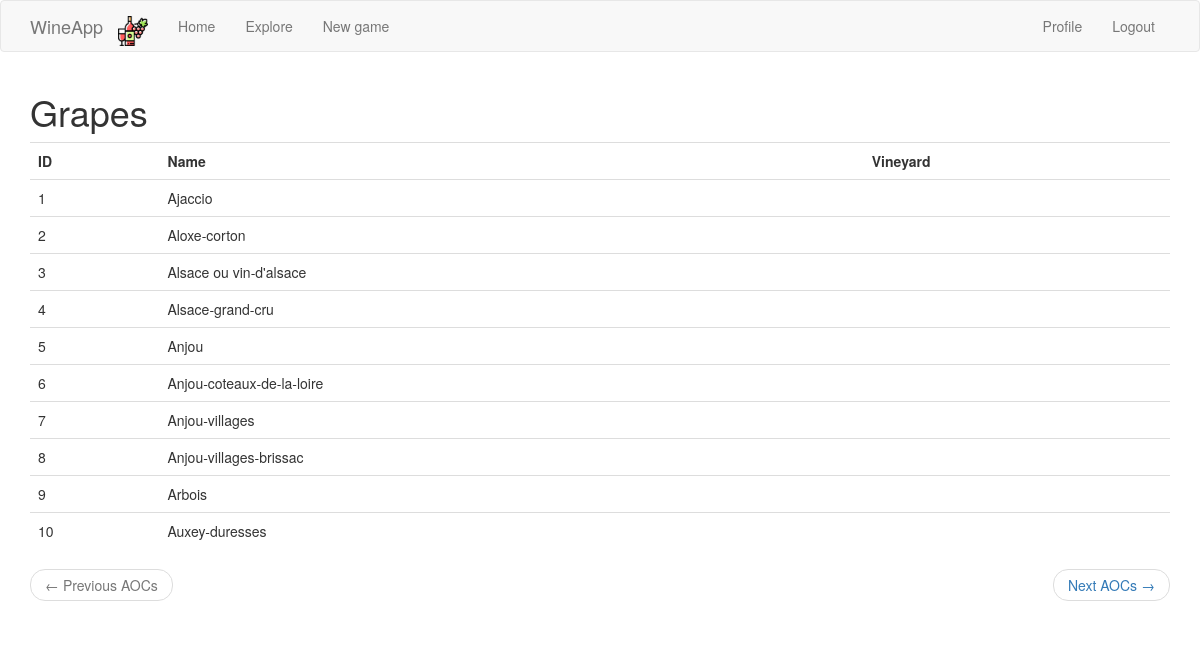
The app's page /explore_aocs (signed in) with its own data.
### app/models.py (models this page shows, shortened)
class AOC(db.Model):
    id = db.Column(db.Integer, primary_key=True)
    name = db.Column(db.String(140))
    vineyard = db.Column(db.String(140))
    still_white_wine = db.Column(db.Boolean)
    still_rose_wine = db.Column(db.Boolean)
    still_red_wine = db.Column(db.Boolean)
    sparkly_white_wine = db.Column(db.Boolean)
    sparkly_rose_wine = db.Column(db.Boolean)
    sparkly_red_wine = db.Column(db.Boolean)

### app/main/routes.py (the view)
@bp.route('/explore_aocs')
@login_required
def explore_aocs():
    page = request.args.get('page', 1, type=int)
    aocs = AOC.query.order_by(AOC.id.asc()).paginate(
        page, current_app.config['AOC_PER_PAGE'], False)
    next_url = url_for('main.explore_aocs', page=aocs.next_num) \
        if aocs.has_next else None
    prev_url = url_for('main.explore_aocs', page=aocs.prev_num) \
        if aocs.has_prev else None
    return render_template('explore_aocs.html',
                           title=_('Explore AOCs'),
                           aocs=aocs.items,
                           next_url=next_url,
                           prev_url=prev_url)

### app/main/routes.py (called while the page is built)
@bp.before_app_request
def before_request():
    if current_user.is_authenticated:
        current_user.last_seen = datetime.utcnow()
        db.session.commit()
    g.locale = str(get_locale())

### app/models.py (called while the page is built)
@login.user_loader
def load_user(id):
    return User.query.get(int(id))

### app/templates/explore_aocs.html (shortened to what this page needs)
{% extends "base.html" %}
{% import 'bootstrap/wtf.html' as wtf %}
{% block app_content %}
    <h1>Grapes</h1>
<table class="table table-hover">
    <tr>
        <th>ID</th>
        <th>Name</th>
        <th>Vineyard</th>
    </tr>
    {% for aoc in aocs %}
        {% include '_aoc.html' %}
    {% endfor %}
    </table>
    <nav aria-label="...">
        <ul class="pager">
            <li class="previous{% if not prev_url %} disabled{% endif %}">
                <a href="{{ prev_url or '#' }}">
                    <span aria-hidden="true">&larr;</span> {{ _('Previous AOCs') }}
                </a>
            </li>
            <li class="next{% if not next_url %} disabled{% endif %}">
                <a href="{{ next_url or '#' }}">
                    {{ _('Next AOCs') }} <span aria-hidden="true">&rarr;</span>
                </a>
            </li>
        </ul>
    </nav>
{% endblock %}

### app/templates/_aoc.html (shortened to what this page needs)
<tr  onclick="window.location='{{ url_for('main.aoc_identity_card', aoc_id=aoc.id) }}'">
    <td>{{ aoc.id }}</td>
    <td>{{ aoc.name }}</td>
    <td>{{ aoc.vignoble }}</td>
</tr>

### records on screen
AOC: id "1", name "Ajaccio"
AOC: id "2", name "Aloxe-corton"
AOC: id "3", name "Alsace ou vin-d'alsace"
AOC: id "4", name "Alsace-grand-cru"
AOC: id "5", name "Anjou"
AOC: id "6", name "Anjou-coteaux-de-la-loire"
AOC: id "7", name "Anjou-villages"
AOC: id "8", name "Anjou-villages-brissac"
AOC: id "9", name "Arbois"
AOC: id "10", name "Auxey-duresses"
